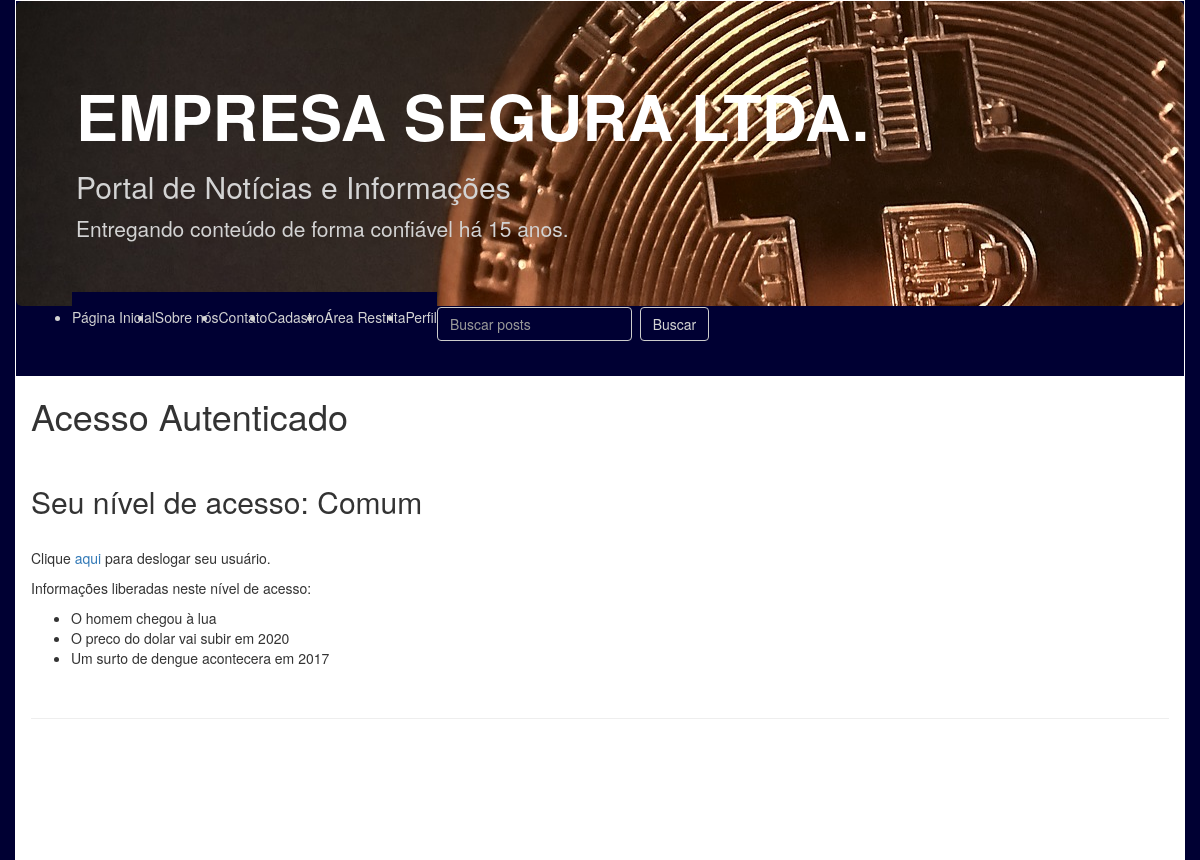
The page /restrict (signed in) on the database as committed earlier.
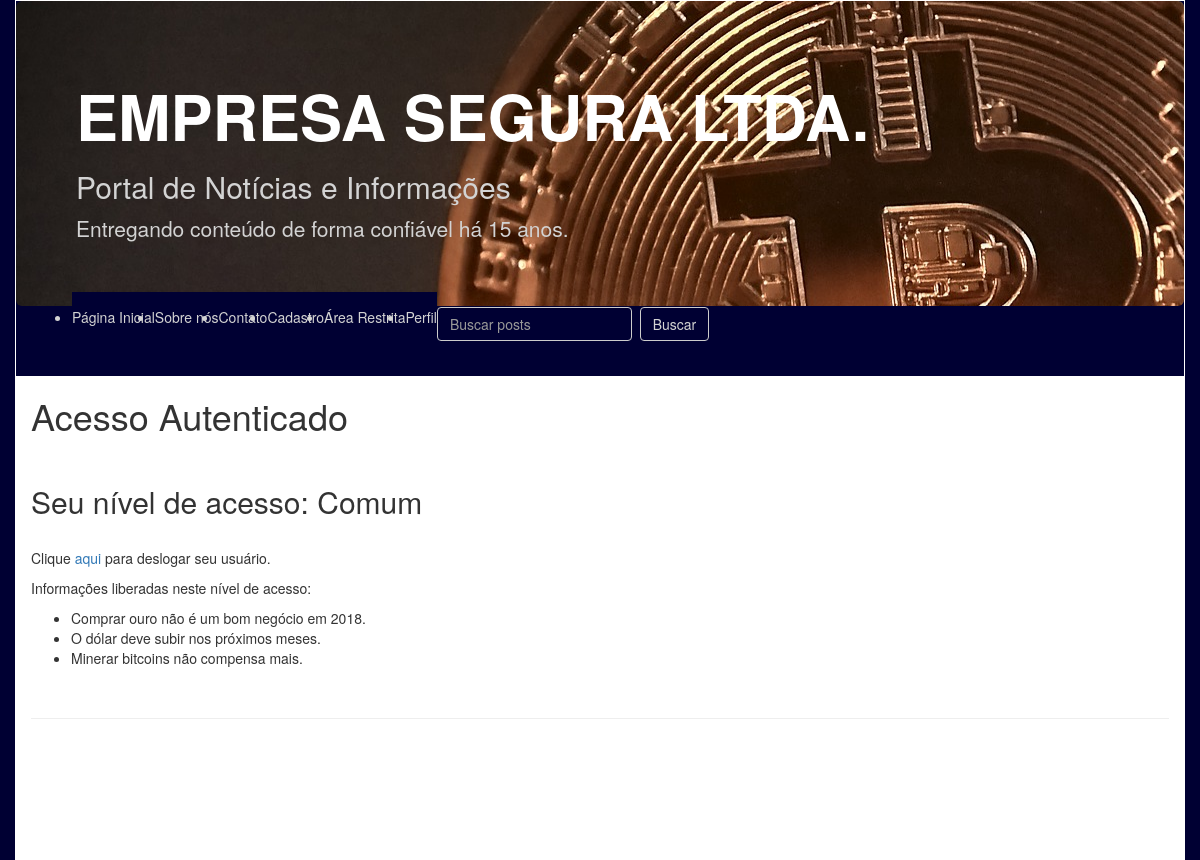
The same page on the database as committed later.
### tables this page shows
CREATE TABLE `info` (
	`info`	TEXT,
	`level`	TEXT
);

### app.py (the view)
@app.route('/restrict', methods=['GET'])
def get_restrict():
    cookie = f.request.cookies.get('pyverysafelogin')
    if cookie:
        q = f'SELECT info FROM info WHERE level LIKE "%{cookie}%"'
        res = query(q)
        if cookie == hash('admin'):
            lv = 'Admin'
        else:
            lv = 'Comum'
        return f.render_template('restrict.html', level=lv, info=res)
    else:
        return f.render_template('/login.html',
                                 msg='Conteúdo VIP. Faça login.')

### app.py (called while the page is built)
def query(text):
    conn = engine.connect()
    res = conn.execute(text)
    res = res.fetchall()
    return res

def hash(text):
    hashed = hashlib.md5(text.encode('utf-8'))
    return hashed.hexdigest()

### templates/restrict.html
{% extends 'header.html' %}
{% block content %}
<div class="container">
    <h1>Acesso Autenticado</h1>
    <br>
    <h2>Seu nível de acesso: {{level}}</h2><br>
    <p>Clique <a href="/logout">aqui</a> para deslogar seu usuário.</p>
    <p>Informações liberadas neste nível de acesso:</p>
    <ul>
        {% for i in info %}
        <li>
            {{ i[0] }}
        </li>
        {% endfor %}
    </ul>
    <br>
    <hr><br>
    <br><br><br><br><br>
</div>
{% endblock %}

Rows that differ between the two databases and show on the page:
changed info: info "O homem chegou à lua" → "Comprar ouro não é um bom negócio em 2018."
changed info: info "O preco do dolar vai subir em 2020" → "O dólar deve subir nos próximos meses."
changed info: info "Um surto de dengue acontecera em 2017" → "Minerar bitcoins não compensa mais."
